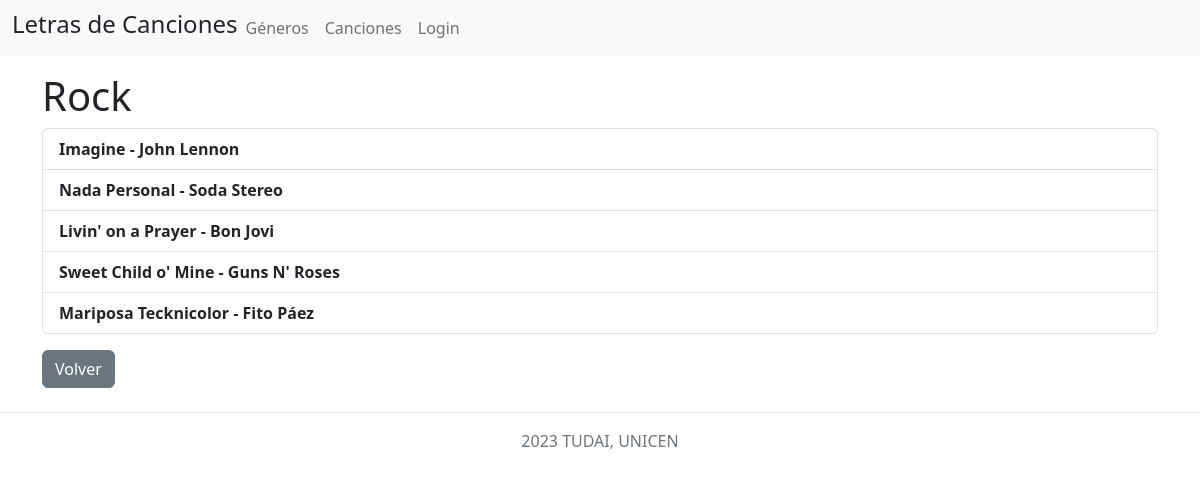
The app's page /canciones/1 with its own data.
### tables this page shows
CREATE TABLE `genero` (
  `id_genero` int(11) NOT NULL COMMENT 'Identificador de género musical',
  `descripcion` varchar(50) NOT NULL COMMENT 'Descripción del género musical'
);

CREATE TABLE `cancion` (
  `id_cancion` int(11) NOT NULL COMMENT 'Identificador de la canción',
  `titulo` varchar(70) NOT NULL COMMENT 'Título de la canción',
  `artista` varchar(255) NOT NULL COMMENT 'Nombre del artista o grupo musical',
  `letra` text NOT NULL COMMENT 'Letra de la canción',
  `duracion` varchar(11) NOT NULL COMMENT 'Duración de la canción (en minutos)',
  `id_genero` int(11) NOT NULL COMMENT 'Género musical de la canción'
);

### app/views/cancion.view.php (called while the page is built, shortened)
<?php
class CancionView
{
    function showCanciones($canciones, $genero =null)
    {
        require_once 'templates/header.php';
        require_once 'templates/listar_canciones.phtml';
        require_once 'templates/footer.php';
    }
}

### app/models/genero.model.php (called while the page is built, shortened)
<?php
class GeneroModel{
    private $db;
    function __construct() {
        $this->db = new PDO("mysql:host=" . DB_HOST . ";dbname=" . DB_NAME, DB_USER, DB_PASSWORD);
    }
    function getGenero($id) {
        $query = $this->db->prepare('SELECT * FROM genero WHERE id_genero=?');
        $query->execute([$id]);
        $genero = $query->fetchAll(PDO::FETCH_OBJ);
        return $genero;
    }
}

### app/models/cancion.model.php (called while the page is built, shortened)
<?php
class CancionModel{
    private $db;
    function __construct() {
        $this->db = new PDO("mysql:host=" . DB_HOST . ";dbname=" . DB_NAME, DB_USER, DB_PASSWORD);
    }
    function filtroPorCancion($id_genero){
        $query = $this->db->prepare('SELECT id_cancion, titulo, artista FROM cancion where id_genero=?');
        $query->execute([$id_genero]);
        return $query->fetchAll(PDO::FETCH_OBJ);
    }
}

### templates/listar_canciones.phtml (the view)
<?php
if ($genero == "Todos") { ?>
    <h1>Todos</h1>
    <?php } else {
    foreach ($genero as $genero) { ?>
        <h1> <?= $genero->descripcion ?> </h1>
<?php }
} ?>
<ul class="list-group">
    <?php foreach ($canciones as $cancion) { ?>
        <li class="list-group-item">
            <div>
                <a href="contenido/<?= $cancion->id_cancion ?>" class="text-decoration-none text-dark">
                    <b><?= $cancion->titulo ?> - <?= $cancion->artista ?></b>
                </a>
            </div>
        </li>
    <?php } ?>
</ul>
<div>
    <a href="generos" class="btn btn-secondary mt-3">Volver</a>
</div>

### records on screen
genero: descripcion "Rock"
cancion: titulo "Imagine", artista "John Lennon"
cancion: titulo "Nada Personal", artista "Soda Stereo"
cancion: titulo "Livin' on a Prayer", artista "Bon Jovi"
cancion: titulo "Sweet Child o' Mine", artista "Guns N' Roses"
cancion: titulo "Mariposa Tecknicolor", artista "Fito Páez"
